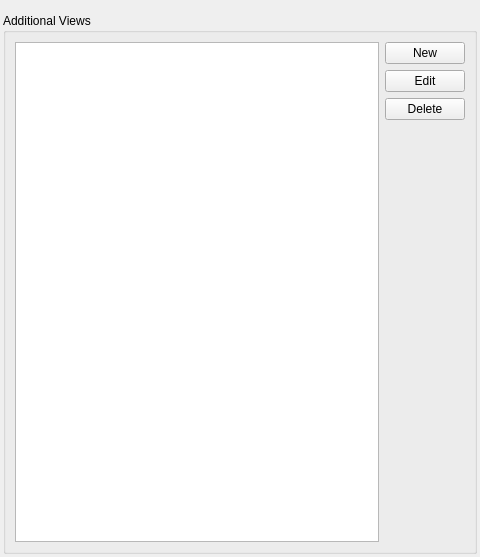
<ui version="4.0" >
 <class>ViewDockWidgetUi</class>
 <widget class="QDockWidget" name="ViewDockWidgetUi" >
  <property name="geometry" >
   <rect>
    <x>0</x>
    <y>0</y>
    <width>480</width>
    <height>557</height>
   </rect>
  </property>
  <property name="windowTitle" >
   <string>Views</string>
  </property>
  <widget class="QWidget" name="dockWidgetContents" >
   <layout class="QGridLayout" name="gridLayout" >
    <property name="margin" >
     <number>3</number>
    </property>
    <item row="5" column="0" colspan="2" >
     <widget class="QGroupBox" name="mAdditionalViewGroupBox" >
      <property name="title" >
       <string>Additional Views</string>
      </property>
      <layout class="QGridLayout" name="gridLayout_2" >
       <item row="0" column="1" >
        <widget class="QPushButton" name="mNewViewButton" >
         <property name="text" >
          <string>New</string>
         </property>
        </widget>
       </item>
       <item row="1" column="1" >
        <widget class="QPushButton" name="mEditViewButton" >
         <property name="text" >
          <string>Edit</string>
         </property>
        </widget>
       </item>
       <item rowspan="4" row="0" column="0" >
        <widget class="QListWidget" name="mViewWindowListWidget" />
       </item>
       <item row="2" column="1" >
        <widget class="QPushButton" name="mDeleteViewButton" >
         <property name="text" >
          <string>Delete</string>
         </property>
        </widget>
       </item>
       <item row="3" column="1" >
        <spacer name="verticalSpacer" >
         <property name="orientation" >
          <enum>Qt::Vertical</enum>
         </property>
         <property name="sizeHint" stdset="0" >
          <size>
           <width>20</width>
           <height>40</height>
          </size>
         </property>
        </spacer>
       </item>
      </layout>
     </widget>
    </item>
    <item row="0" column="0" colspan="2" >
     <widget class="QWidget" native="1" name="mFOVPane" >
      <property name="minimumSize" >
       <size>
        <width>0</width>
        <height>0</height>
       </size>
      </property>
      <layout class="QVBoxLayout" name="verticalLayout" >
       <property name="spacing" >
        <number>2</number>
       </property>
       <property name="margin" >
        <number>2</number>
       </property>
      </layout>
     </widget>
    </item>
   </layout>
  </widget>
 </widget>
 <resources/>
 <connections>
  <connection>
   <sender>mViewWindowListWidget</sender>
   <signal>doubleClicked(QModelIndex)</signal>
   <receiver>mEditViewButton</receiver>
   <slot>click()</slot>
   <hints>
    <hint type="sourcelabel" >
     <x>198</x>
     <y>362</y>
    </hint>
    <hint type="destinationlabel" >
     <x>417</x>
     <y>239</y>
    </hint>
   </hints>
  </connection>
 </connections>
</ui>
